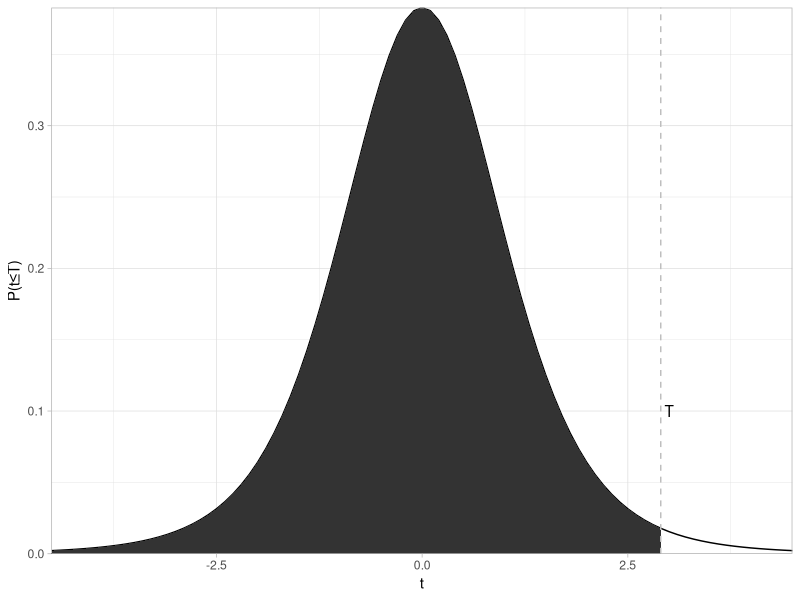
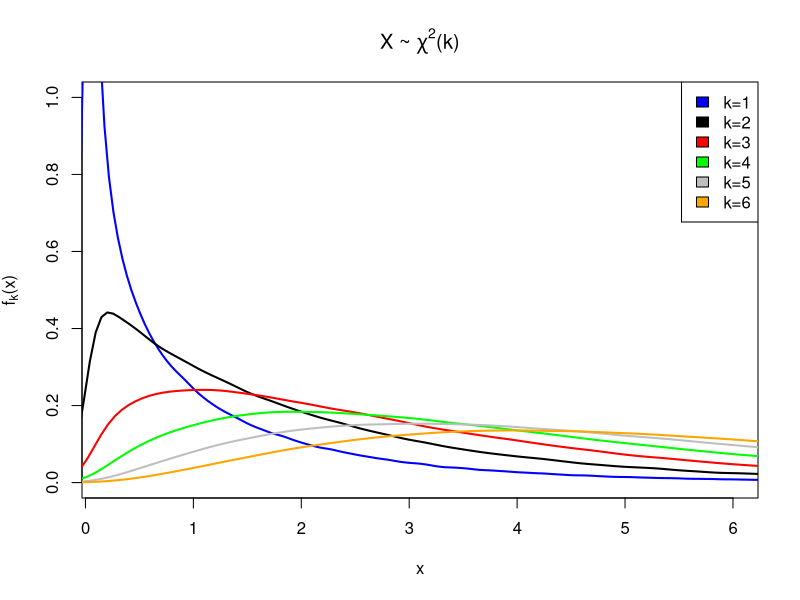

Here is the R script that generated these plots, in order:
## ---- chunk 1
x <- 2
x
## ---- chunk 2
nums <- c(1,45,78)
cities <- c("Zürich", "上海", "Tehrān")
nums
cities
class(nums)
class(cities)
class(c(3+5i, 3i, 1+0i))
#没必要赋值一个变量；c(...)的计算结果就是一个向量，并直接传给`class()`函数
## ---- chunk 3
length(c("Guten Morgen", ""))
## ---- chunk 4
x <- c("one", "two", "three", "four", "five", "six", "seven", "eight", "nine")
x[3]
## ---- chunk 5
x[c(2,5,9)] # 第2个，第5个，第9个元素
## ---- chunk 6
1:10 #从左边的数（包含）到右边的数（包含），即1:10
## ---- chunk 7
x[3:6]
## ---- chunk 8
y <- 7:103 #复习一下赋值
y
## ---- chunk 9
rep(c(0, 7, 6, 0), 4) # 把[0, 7, 6, 0]重复4遍
## ---- chunk 10
seq(0, 15, 2.5) # 其实是`seq(from = 0, to = 50, by = 5)`的简写
## ---- chunk 11
 seq(0, 50, length.out = 11) # 其实是`seq(from = 0, to = 50, length.out = 11)`的简写
## ---- chunk 12
class("早上好")
## ---- chunk 13
class(3)
## ---- chunk 14
sqrt(3)^2-3
## ---- chunk 15
class(NaN)
class(Inf)
## ---- chunk 16
3.1e5
## ---- chunk 17
-1.2e-4+1.1e-5
## ---- chunk 18
class(2)
class(2L)
## ---- chunk 19
1:10 #公差为1的整数向量生成器，包含最小值和最大值
class(1:10)
seq(5,50,5) #自定义公差，首项，末项和公差可以不为整数
class(seq(5,50,5)) #因此产生的是一个浮点数向量
seq(5L,50L,5L) #可以强制生成整数
class(seq(5L,50L,5L)) #是�整数没错
## ---- chunk 20
x <- list(2L+1L, 2L-1L, 2L*3L, 17L%/%3L, 17L%%3L, 1000L/1L, 3L^4L, sqrt(4L), log(exp(5L)),factorial(5L),sin(0L))
for (num in x){
  print(num)
  print(class(num))
}

y <- c(8L/2L, 2L^3L)
## ---- chunk 21
class(2L+1L)
class(2L-1L)
class(2L*3L)
class(17L%/%3L)
class(17L%%3L)
## ---- chunk 22
class(1000L/1L)
class(3L^4L)
class(sqrt(4L))
class(log(exp(5L)))
class(factorial(5L))
## ---- chunk 23
exp(1)
## ---- chunk 24
log(exp(5))
## ---- chunk 25
log10(1000)
log2(128)
## ---- chunk 26
class(ceiling(7.4))
## ---- chunk 27
class(c(TRUE,FALSE,NA))
## ---- chunk 28
x <- 5
x != 3 #x等于5，所以“x不等于3”为真
## ---- chunk 29
7 %in% c(1,4,5,6,7)
## ---- chunk 30
!(3 < 4) # 这个例子很简单，反义符号意义不大。后面实操的时候才能领略到它的用处。
## ---- chunk 31
vals <- c(TRUE, FALSE, NA) 
names(vals) <- paste('[',as.character(vals),']',sep = '')
outer(vals, vals, "&")
## ---- chunk 32
outer(vals, vals, "|")
## ---- chunk 33
foo <- 1:100 #产生一个[1,2,3,...,99,100]的整数向量。上面讲过。
bar <- vector("numeric")
for (i in foo) {
  if (i %% 2 == 0) {
    bar <- append(bar, i^2)
  } else if (i == 51) {
    break
  }
}
bar
## ---- chunk 34
logi = TRUE
num <- 1
while (num <= 100) {
  if (logi) {
    num = num + 10 # R 不支持 num += 5的简写
    print(num)
    logi = FALSE
  } else {
    num = num + 20
    print(num)
    logi = TRUE
  }
}

## ---- chunk 35
x1 <- c(5.1,5.2,4.5,5.3,4.3,5.5,5.7)
t.test(x=x1, mu = 4.5)
## ---- chunk 36
seq(0, 25, l = 11)
## ---- chunk 37
my_func <- function(arg1, arg2 = 100, ...){
  other_args <- list(...)
  print(arg1)
  print(arg2)
  print(other_args)
}

my_func("foo", cities = c("崇阳", "Αθήνα", "つがる"), nums = c(3,4,6))
## ---- chunk 38
library(tidyverse)
## ---- chunk 39
t.values <- seq(-4.5,4.5,.1)

t.probability <- dt(t.values,df=6)

all <- tibble(val=t.values,prob=t.probability)

cut <- tibble(val=t.values[1:75],prob=t.probability[1:75])

ggplot()+
  geom_line(data=all, aes(x=val,y=prob))+
  geom_area(data=cut,aes(x=val,y=prob))+
  theme_light()+
  labs(x="t",y="P(t≤T)")+
  geom_vline(xintercept = 2.9, linetype="dashed", color='grey')+
  geom_text(aes(x=3,y=0.1, label="T"))+
  scale_y_continuous(expand = c(0,0)) + scale_x_continuous(expand = c(0,0))
## ---- chunk 40
qt(0.975, df = 12)
## ---- chunk 41
p <- (1-(pt(2.2, df = 15)))*2
p
## ---- chunk 42
qt(0.975,9999999)
## ---- chunk 43
x <- c(2.23,2.24,2.34,2.31,2.35,2.27,2.29,2.26,2.25,2.21,2.29,2.34,2.32)
t.test(x, mu = 2.31)
## ---- chunk 44
x <- c(2.23,2.24,2.34,2.31,2.35,2.27,2.29,2.26,2.25,2.21,2.29,2.34,2.32)

t.test(x, mu = 2.31, alternative = "less") # 检验是否*less* than μ
## ---- chunk 45
x <- c(2.23,2.24,2.34,2.31,2.35,2.27,2.29,2.26,2.25,2.21,2.29,2.34,2.32)
y <- c(2.27,2.29,2.37,2.38,2.39,2.25,2.39,2.16,2.55,2.81,2.19,2.44,2.22)

t.test(x, y)
## ---- chunk 46
t.test(x, y, paired = TRUE)
## ---- chunk 47
#其实还可以更精简，但是为了易读性不得不牺牲一点精简度。

X_squared <- matrix(rep(rnorm(1000000), 6), nrow = 6)^2

Q <- matrix(nrow = 6, ncol = 1000000)

for (i in (1+1):6) {
  Q[1,] = X_squared[1,]
  Q[i,] = Q[(i-1),] + X_squared[i,]
}

plot(NULL, xlim=c(0.2,6), ylim = c(0,1),
     main = expression(paste('X ~ ', chi^'2', '(k)')), 
     xlab = "x", 
     ylab= expression(f[k]*'(x)')
    )
colors <- c('blue', 'black', 'red', 'green', 'gray', 'orange')
for (i in 1:6) {
  lines(density(Q[i,]),
        col=colors[i],
        lwd=2)
}
legend('topright',c('k=1','k=2','k=3','k=4','k=5','k=6'),
       fill = colors)
